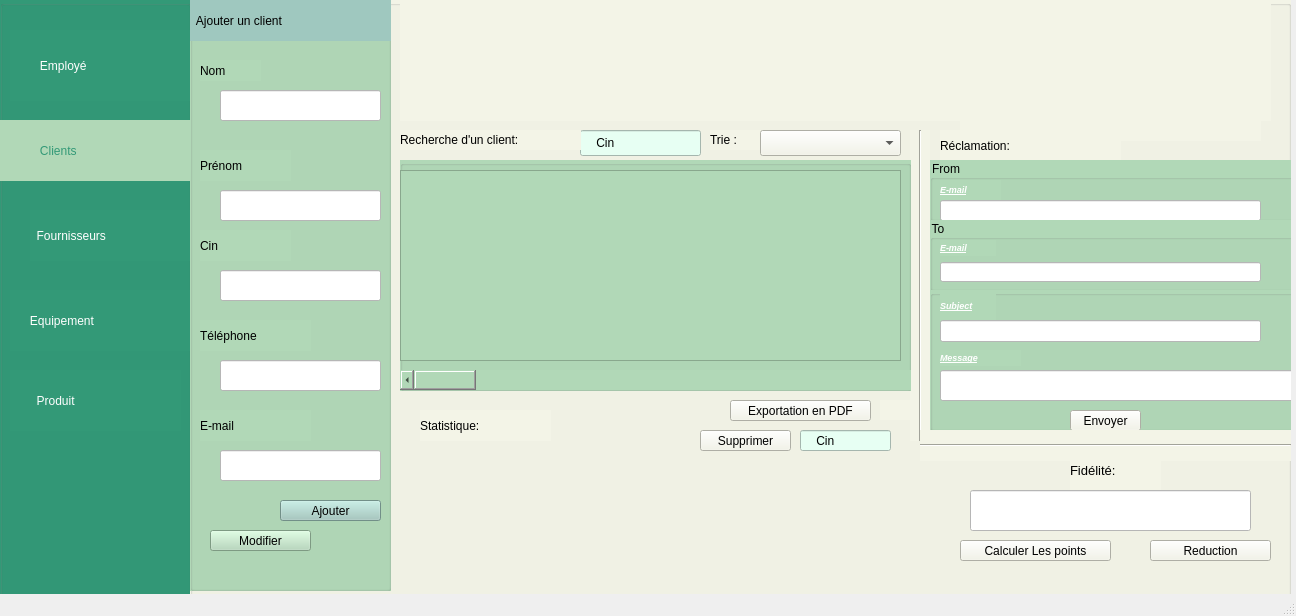
<?xml version="1.0" encoding="UTF-8"?>
<ui version="4.0">
 <class>MainWindow</class>
 <widget class="QMainWindow" name="MainWindow">
  <property name="geometry">
   <rect>
    <x>0</x>
    <y>0</y>
    <width>1296</width>
    <height>616</height>
   </rect>
  </property>
  <property name="windowTitle">
   <string>MainWindow</string>
  </property>
  <property name="tabShape">
   <enum>QTabWidget::Triangular</enum>
  </property>
  <widget class="QWidget" name="centralwidget">
   <widget class="QGroupBox" name="groupBox">
    <property name="geometry">
     <rect>
      <x>0</x>
      <y>0</y>
      <width>191</width>
      <height>601</height>
     </rect>
    </property>
    <property name="styleSheet">
     <string notr="true">background-color: rgb(51, 153, 119);</string>
    </property>
    <property name="title">
     <string/>
    </property>
    <widget class="QLabel" name="label_2">
     <property name="geometry">
      <rect>
       <x>10</x>
       <y>30</y>
       <width>201</width>
       <height>71</height>
      </rect>
     </property>
     <property name="styleSheet">
      <string notr="true">font: 14pt &quot;Baloo&quot;;
color: rgb(255, 255, 255);</string>
     </property>
     <property name="text">
      <string>         Employé</string>
     </property>
    </widget>
    <widget class="QLabel" name="label_7">
     <property name="geometry">
      <rect>
       <x>0</x>
       <y>120</y>
       <width>221</width>
       <height>61</height>
      </rect>
     </property>
     <property name="styleSheet">
      <string notr="true">font: 14pt &quot;Baloo&quot;;
background-color: rgb(177, 216, 183);
color: rgb(51, 153, 119);</string>
     </property>
     <property name="text">
      <string>            Clients</string>
     </property>
    </widget>
    <widget class="QLabel" name="label_8">
     <property name="geometry">
      <rect>
       <x>30</x>
       <y>210</y>
       <width>161</width>
       <height>51</height>
      </rect>
     </property>
     <property name="styleSheet">
      <string notr="true">font: 14pt &quot;Baloo&quot;;
color: rgb(255, 255, 255);</string>
     </property>
     <property name="text">
      <string>  Fournisseurs</string>
     </property>
    </widget>
    <widget class="QLabel" name="label_4">
     <property name="geometry">
      <rect>
       <x>10</x>
       <y>290</y>
       <width>201</width>
       <height>61</height>
      </rect>
     </property>
     <property name="styleSheet">
      <string notr="true">font: 14pt &quot;Baloo&quot;;
color: rgb(255, 255, 255);</string>
     </property>
     <property name="text">
      <string>      Equipement</string>
     </property>
    </widget>
    <widget class="QLabel" name="label_3">
     <property name="geometry">
      <rect>
       <x>10</x>
       <y>370</y>
       <width>171</width>
       <height>61</height>
      </rect>
     </property>
     <property name="styleSheet">
      <string notr="true">font: 14pt &quot;Baloo&quot;;
color: rgb(255, 255, 255);</string>
     </property>
     <property name="text">
      <string>        Produit</string>
     </property>
    </widget>
   </widget>
   <widget class="QGroupBox" name="groupBox_2">
    <property name="geometry">
     <rect>
      <x>190</x>
      <y>0</y>
      <width>1101</width>
      <height>621</height>
     </rect>
    </property>
    <property name="styleSheet">
     <string notr="true">background-color: rgb(243, 244, 231);</string>
    </property>
    <property name="title">
     <string/>
    </property>
    <widget class="QGroupBox" name="groupBox_3">
     <property name="geometry">
      <rect>
       <x>0</x>
       <y>0</y>
       <width>201</width>
       <height>591</height>
      </rect>
     </property>
     <property name="styleSheet">
      <string notr="true">background-color: rgb(177, 216, 183);</string>
     </property>
     <property name="title">
      <string/>
     </property>
     <widget class="QLabel" name="label_5">
      <property name="geometry">
       <rect>
        <x>-10</x>
        <y>0</y>
        <width>231</width>
        <height>41</height>
       </rect>
      </property>
      <property name="styleSheet">
       <string notr="true">background-color: rgb(159, 200, 191);
font: 12pt &quot;Baloo&quot;;
color: rgb(0, 0, 0);</string>
      </property>
      <property name="text">
       <string>     Ajouter un client </string>
      </property>
     </widget>
     <widget class="QLabel" name="label_6">
      <property name="geometry">
       <rect>
        <x>10</x>
        <y>60</y>
        <width>61</width>
        <height>21</height>
       </rect>
      </property>
      <property name="styleSheet">
       <string notr="true">font: 11pt &quot;Baloo&quot;;</string>
      </property>
      <property name="text">
       <string>Nom</string>
      </property>
     </widget>
     <widget class="QLineEdit" name="line_nom">
      <property name="geometry">
       <rect>
        <x>30</x>
        <y>90</y>
        <width>161</width>
        <height>31</height>
       </rect>
      </property>
      <property name="styleSheet">
       <string notr="true">background-color: rgb(255, 255, 255);</string>
      </property>
     </widget>
     <widget class="QLabel" name="label_9">
      <property name="geometry">
       <rect>
        <x>10</x>
        <y>150</y>
        <width>91</width>
        <height>31</height>
       </rect>
      </property>
      <property name="styleSheet">
       <string notr="true">font: 11pt &quot;Baloo&quot;;</string>
      </property>
      <property name="text">
       <string>Prénom</string>
      </property>
     </widget>
     <widget class="QLabel" name="label_13">
      <property name="geometry">
       <rect>
        <x>10</x>
        <y>230</y>
        <width>91</width>
        <height>31</height>
       </rect>
      </property>
      <property name="styleSheet">
       <string notr="true">font: 11pt &quot;Baloo&quot;;</string>
      </property>
      <property name="text">
       <string>Cin</string>
      </property>
     </widget>
     <widget class="QLabel" name="label_14">
      <property name="geometry">
       <rect>
        <x>10</x>
        <y>320</y>
        <width>111</width>
        <height>31</height>
       </rect>
      </property>
      <property name="styleSheet">
       <string notr="true">font: 11pt &quot;Baloo&quot;;</string>
      </property>
      <property name="text">
       <string>Téléphone</string>
      </property>
     </widget>
     <widget class="QLabel" name="label_15">
      <property name="geometry">
       <rect>
        <x>10</x>
        <y>410</y>
        <width>111</width>
        <height>31</height>
       </rect>
      </property>
      <property name="styleSheet">
       <string notr="true">font: 11pt &quot;Baloo&quot;;</string>
      </property>
      <property name="text">
       <string>E-mail </string>
      </property>
     </widget>
     <widget class="QPushButton" name="pushButton">
      <property name="geometry">
       <rect>
        <x>90</x>
        <y>500</y>
        <width>101</width>
        <height>21</height>
       </rect>
      </property>
      <property name="styleSheet">
       <string notr="true">font: 11pt &quot;Baloo&quot;;
background-color: rgb(159, 200, 191);</string>
      </property>
      <property name="text">
       <string>Ajouter</string>
      </property>
     </widget>
     <widget class="QPushButton" name="pb_modif">
      <property name="geometry">
       <rect>
        <x>20</x>
        <y>530</y>
        <width>101</width>
        <height>21</height>
       </rect>
      </property>
      <property name="styleSheet">
       <string notr="true">font: 11pt &quot;Baloo&quot;;</string>
      </property>
      <property name="text">
       <string>Modifier</string>
      </property>
     </widget>
     <widget class="QLineEdit" name="line_prenom">
      <property name="geometry">
       <rect>
        <x>30</x>
        <y>190</y>
        <width>161</width>
        <height>31</height>
       </rect>
      </property>
      <property name="styleSheet">
       <string notr="true">background-color: rgb(255, 255, 255);</string>
      </property>
     </widget>
     <widget class="QLineEdit" name="line_id">
      <property name="geometry">
       <rect>
        <x>30</x>
        <y>270</y>
        <width>161</width>
        <height>31</height>
       </rect>
      </property>
      <property name="styleSheet">
       <string notr="true">background-color: rgb(255, 255, 255);</string>
      </property>
     </widget>
     <widget class="QLineEdit" name="line_tel">
      <property name="geometry">
       <rect>
        <x>30</x>
        <y>360</y>
        <width>161</width>
        <height>31</height>
       </rect>
      </property>
      <property name="styleSheet">
       <string notr="true">background-color: rgb(255, 255, 255);</string>
      </property>
     </widget>
     <widget class="QLineEdit" name="line_mail">
      <property name="geometry">
       <rect>
        <x>30</x>
        <y>450</y>
        <width>161</width>
        <height>31</height>
       </rect>
      </property>
      <property name="styleSheet">
       <string notr="true">background-color: rgb(255, 255, 255);</string>
      </property>
     </widget>
     <zorder>label_5</zorder>
     <zorder>label_6</zorder>
     <zorder>line_nom</zorder>
     <zorder>label_9</zorder>
     <zorder>label_13</zorder>
     <zorder>label_14</zorder>
     <zorder>label_15</zorder>
     <zorder>line_prenom</zorder>
     <zorder>line_id</zorder>
     <zorder>line_tel</zorder>
     <zorder>line_mail</zorder>
     <zorder>pushButton</zorder>
     <zorder>pb_modif</zorder>
    </widget>
    <widget class="QLabel" name="label_11">
     <property name="geometry">
      <rect>
       <x>770</x>
       <y>10</y>
       <width>301</width>
       <height>131</height>
      </rect>
     </property>
     <property name="text">
      <string/>
     </property>
     <property name="pixmap">
      <pixmap>../../../Blue Modern Login Page Desktop Prototype (5).png</pixmap>
     </property>
     <property name="scaledContents">
      <bool>true</bool>
     </property>
    </widget>
    <widget class="QGroupBox" name="Gbox">
     <property name="geometry">
      <rect>
       <x>210</x>
       <y>160</y>
       <width>511</width>
       <height>231</height>
      </rect>
     </property>
     <property name="styleSheet">
      <string notr="true">background-color: rgb(177, 216, 183);</string>
     </property>
     <property name="title">
      <string/>
     </property>
     <widget class="QScrollBar" name="horizontalScrollBar">
      <property name="geometry">
       <rect>
        <x>0</x>
        <y>210</y>
        <width>711</width>
        <height>20</height>
       </rect>
      </property>
      <property name="orientation">
       <enum>Qt::Horizontal</enum>
      </property>
     </widget>
     <widget class="QLineEdit" name="lineEdit_sup">
      <property name="geometry">
       <rect>
        <x>290</x>
        <y>20</y>
        <width>111</width>
        <height>21</height>
       </rect>
      </property>
      <property name="styleSheet">
       <string notr="true">background-color: rgb(159, 200, 191);
background-color: rgb(231, 255, 243);</string>
      </property>
      <property name="text">
       <string>  Cin</string>
      </property>
     </widget>
     <widget class="QTableView" name="tab_client">
      <property name="geometry">
       <rect>
        <x>0</x>
        <y>10</y>
        <width>501</width>
        <height>191</height>
       </rect>
      </property>
     </widget>
    </widget>
    <widget class="QPushButton" name="pushButton_3">
     <property name="geometry">
      <rect>
       <x>540</x>
       <y>400</y>
       <width>141</width>
       <height>21</height>
      </rect>
     </property>
     <property name="styleSheet">
      <string notr="true">font: 9pt &quot;Baloo&quot;;
alternate-background-color: rgb(85, 255, 127);</string>
     </property>
     <property name="text">
      <string>Exportation en PDF</string>
     </property>
    </widget>
    <widget class="QLabel" name="label_10">
     <property name="geometry">
      <rect>
       <x>690</x>
       <y>400</y>
       <width>31</width>
       <height>20</height>
      </rect>
     </property>
     <property name="text">
      <string/>
     </property>
     <property name="pixmap">
      <pixmap>../../../../Downloads/téléchargement-removebg-preview.png</pixmap>
     </property>
     <property name="scaledContents">
      <bool>true</bool>
     </property>
    </widget>
    <widget class="QLabel" name="label">
     <property name="geometry">
      <rect>
       <x>210</x>
       <y>0</y>
       <width>591</width>
       <height>121</height>
      </rect>
     </property>
     <property name="text">
      <string/>
     </property>
     <property name="pixmap">
      <pixmap>../../Nouveau dossier/Nouveau dossier/Blue Modern Login Page Desktop Prototype (4).png</pixmap>
     </property>
     <property name="scaledContents">
      <bool>true</bool>
     </property>
    </widget>
    <widget class="QLabel" name="label_29">
     <property name="geometry">
      <rect>
       <x>760</x>
       <y>0</y>
       <width>321</width>
       <height>121</height>
      </rect>
     </property>
     <property name="text">
      <string/>
     </property>
     <property name="pixmap">
      <pixmap>../../Nouveau dossier/Nouveau dossier/Blue Modern Login Page Desktop Prototype (5).png</pixmap>
     </property>
     <property name="scaledContents">
      <bool>true</bool>
     </property>
    </widget>
    <widget class="QGroupBox" name="groupBox_7">
     <property name="geometry">
      <rect>
       <x>740</x>
       <y>160</y>
       <width>401</width>
       <height>61</height>
      </rect>
     </property>
     <property name="styleSheet">
      <string notr="true">QGroupBox
{

	color: rgb(0, 0, 0);
background-color: rgb(177, 216, 183);
font: 8pt &quot;Baloo&quot;;
}</string>
     </property>
     <property name="title">
      <string>From</string>
     </property>
     <widget class="QLabel" name="label_20">
      <property name="geometry">
       <rect>
        <x>10</x>
        <y>20</y>
        <width>61</width>
        <height>20</height>
       </rect>
      </property>
      <property name="styleSheet">
       <string notr="true">background-color: rgb(177, 216, 183);</string>
      </property>
      <property name="text">
       <string>&lt;html&gt;&lt;head/&gt;&lt;body&gt;&lt;p&gt;&lt;span style=&quot; font-size:7pt; font-weight:700; font-style:italic; text-decoration: underline; color:#ffffff;&quot;&gt;E-mail&lt;/span&gt;&lt;/p&gt;&lt;/body&gt;&lt;/html&gt;</string>
      </property>
     </widget>
     <widget class="QLineEdit" name="lineEditEmailCredentials">
      <property name="geometry">
       <rect>
        <x>10</x>
        <y>40</y>
        <width>321</width>
        <height>21</height>
       </rect>
      </property>
      <property name="styleSheet">
       <string notr="true">background:rgb(255, 255, 255);</string>
      </property>
     </widget>
    </widget>
    <widget class="QLabel" name="label_21">
     <property name="geometry">
      <rect>
       <x>230</x>
       <y>410</y>
       <width>131</width>
       <height>31</height>
      </rect>
     </property>
     <property name="styleSheet">
      <string notr="true">font: 13pt &quot;Baloo&quot;;</string>
     </property>
     <property name="text">
      <string>Statistique:</string>
     </property>
    </widget>
    <widget class="QLabel" name="label_17">
     <property name="geometry">
      <rect>
       <x>750</x>
       <y>130</y>
       <width>181</width>
       <height>31</height>
      </rect>
     </property>
     <property name="styleSheet">
      <string notr="true">font: 13pt &quot;Baloo&quot;;</string>
     </property>
     <property name="text">
      <string>Réclamation:</string>
     </property>
    </widget>
    <widget class="Line" name="line_2">
     <property name="geometry">
      <rect>
       <x>720</x>
       <y>130</y>
       <width>20</width>
       <height>311</height>
      </rect>
     </property>
     <property name="maximumSize">
      <size>
       <width>20</width>
       <height>411</height>
      </size>
     </property>
     <property name="styleSheet">
      <string notr="true">font: 900 9pt &quot;Segoe UI Black&quot;;
font: 700 9pt &quot;Segoe UI&quot;;</string>
     </property>
     <property name="orientation">
      <enum>Qt::Vertical</enum>
     </property>
    </widget>
    <widget class="QGroupBox" name="groupBox_8">
     <property name="geometry">
      <rect>
       <x>740</x>
       <y>220</y>
       <width>381</width>
       <height>71</height>
      </rect>
     </property>
     <property name="styleSheet">
      <string notr="true">QGroupBox
{
font: 8pt &quot;Baloo&quot;;
	color: rgb(0, 0, 0);
background-color: rgb(177, 216, 183);
}</string>
     </property>
     <property name="title">
      <string>To</string>
     </property>
     <widget class="QLabel" name="label_24">
      <property name="geometry">
       <rect>
        <x>10</x>
        <y>20</y>
        <width>56</width>
        <height>16</height>
       </rect>
      </property>
      <property name="styleSheet">
       <string notr="true">background-color: rgb(177, 216, 183);</string>
      </property>
      <property name="text">
       <string>&lt;html&gt;&lt;head/&gt;&lt;body&gt;&lt;p&gt;&lt;span style=&quot; font-size:7pt; font-weight:700; font-style:italic; text-decoration: underline; color:#ffffff;&quot;&gt;E-mail&lt;/span&gt;&lt;/p&gt;&lt;/body&gt;&lt;/html&gt;</string>
      </property>
     </widget>
     <widget class="QLineEdit" name="lineEditEmailTo">
      <property name="geometry">
       <rect>
        <x>10</x>
        <y>42</y>
        <width>321</width>
        <height>20</height>
       </rect>
      </property>
      <property name="styleSheet">
       <string notr="true">background:rgb(255, 255, 255);</string>
      </property>
     </widget>
    </widget>
    <widget class="QGroupBox" name="groupBox_9">
     <property name="geometry">
      <rect>
       <x>740</x>
       <y>290</y>
       <width>431</width>
       <height>141</height>
      </rect>
     </property>
     <property name="styleSheet">
      <string notr="true">QGroupBox
{
font: 8pt &quot;Baloo&quot;;
	color: rgb(0, 0, 0);
background-color: rgb(177, 216, 183);
}</string>
     </property>
     <property name="title">
      <string/>
     </property>
     <widget class="QLabel" name="label_25">
      <property name="geometry">
       <rect>
        <x>10</x>
        <y>0</y>
        <width>56</width>
        <height>31</height>
       </rect>
      </property>
      <property name="styleSheet">
       <string notr="true">background-color: rgb(177, 216, 183);</string>
      </property>
      <property name="text">
       <string>&lt;html&gt;&lt;head/&gt;&lt;body&gt;&lt;p&gt;&lt;span style=&quot; font-size:7pt; font-weight:700; font-style:italic; text-decoration: underline; color:#ffffff;&quot;&gt;Subject&lt;/span&gt;&lt;/p&gt;&lt;/body&gt;&lt;/html&gt;</string>
      </property>
     </widget>
     <widget class="QLabel" name="label_26">
      <property name="geometry">
       <rect>
        <x>10</x>
        <y>60</y>
        <width>81</width>
        <height>16</height>
       </rect>
      </property>
      <property name="styleSheet">
       <string notr="true">background-color: rgb(177, 216, 183);</string>
      </property>
      <property name="text">
       <string>&lt;html&gt;&lt;head/&gt;&lt;body&gt;&lt;p&gt;&lt;span style=&quot; font-size:7pt; font-weight:700; font-style:italic; text-decoration: underline; color:#ffffff;&quot;&gt;Message&lt;/span&gt;&lt;/p&gt;&lt;/body&gt;&lt;/html&gt;</string>
      </property>
     </widget>
     <widget class="QLineEdit" name="lineEditSubject">
      <property name="geometry">
       <rect>
        <x>10</x>
        <y>30</y>
        <width>321</width>
        <height>22</height>
       </rect>
      </property>
      <property name="styleSheet">
       <string notr="true">background:rgb(255, 255, 255);</string>
      </property>
     </widget>
     <widget class="QLineEdit" name="lineEdit_8">
      <property name="geometry">
       <rect>
        <x>10</x>
        <y>80</y>
        <width>371</width>
        <height>31</height>
       </rect>
      </property>
      <property name="styleSheet">
       <string notr="true">background:rgb(255, 255, 255);</string>
      </property>
     </widget>
     <widget class="QPushButton" name="pushButton_6">
      <property name="geometry">
       <rect>
        <x>140</x>
        <y>120</y>
        <width>71</width>
        <height>21</height>
       </rect>
      </property>
      <property name="styleSheet">
       <string notr="true">font: 8pt &quot;Baloo&quot;;
alternate-background-color: rgb(85, 255, 127);</string>
      </property>
      <property name="text">
       <string>Envoyer</string>
      </property>
     </widget>
    </widget>
    <widget class="QPushButton" name="pushButton_sup">
     <property name="geometry">
      <rect>
       <x>510</x>
       <y>430</y>
       <width>91</width>
       <height>21</height>
      </rect>
     </property>
     <property name="styleSheet">
      <string notr="true">font: 8pt &quot;Baloo&quot;;</string>
     </property>
     <property name="text">
      <string>Supprimer</string>
     </property>
    </widget>
    <widget class="QLineEdit" name="line_recherche">
     <property name="geometry">
      <rect>
       <x>390</x>
       <y>130</y>
       <width>121</width>
       <height>26</height>
      </rect>
     </property>
     <property name="styleSheet">
      <string notr="true">background-color: rgb(159, 200, 191);
background-color: rgb(231, 255, 243);</string>
     </property>
     <property name="text">
      <string>    Cin</string>
     </property>
    </widget>
    <widget class="QLabel" name="label_12">
     <property name="geometry">
      <rect>
       <x>210</x>
       <y>130</y>
       <width>181</width>
       <height>20</height>
      </rect>
     </property>
     <property name="styleSheet">
      <string notr="true">font: 10pt &quot;Baloo&quot;;</string>
     </property>
     <property name="text">
      <string>Recherche d'un client:</string>
     </property>
    </widget>
    <widget class="QLabel" name="label_28">
     <property name="geometry">
      <rect>
       <x>880</x>
       <y>440</y>
       <width>91</width>
       <height>61</height>
      </rect>
     </property>
     <property name="styleSheet">
      <string notr="true">font: 15pt &quot;Baloo&quot;;</string>
     </property>
     <property name="text">
      <string>&lt;html&gt;&lt;head/&gt;&lt;body&gt;&lt;p&gt;&lt;span style=&quot; font-size:10pt;&quot;&gt;Fidélité:&lt;/span&gt;&lt;/p&gt;&lt;/body&gt;&lt;/html&gt;</string>
     </property>
    </widget>
    <widget class="QPushButton" name="pushButton_8">
     <property name="geometry">
      <rect>
       <x>770</x>
       <y>540</y>
       <width>151</width>
       <height>21</height>
      </rect>
     </property>
     <property name="styleSheet">
      <string notr="true">font: 9pt &quot;Baloo&quot;;</string>
     </property>
     <property name="text">
      <string>Calculer Les points</string>
     </property>
    </widget>
    <widget class="QLineEdit" name="lineEdit_7">
     <property name="geometry">
      <rect>
       <x>610</x>
       <y>430</y>
       <width>91</width>
       <height>21</height>
      </rect>
     </property>
     <property name="styleSheet">
      <string notr="true">background-color: rgb(159, 200, 191);
background-color: rgb(231, 255, 243);</string>
     </property>
     <property name="text">
      <string>    Cin</string>
     </property>
    </widget>
    <widget class="Line" name="line">
     <property name="geometry">
      <rect>
       <x>730</x>
       <y>430</y>
       <width>371</width>
       <height>31</height>
      </rect>
     </property>
     <property name="orientation">
      <enum>Qt::Horizontal</enum>
     </property>
    </widget>
    <widget class="QPushButton" name="pushButton_9">
     <property name="geometry">
      <rect>
       <x>960</x>
       <y>540</y>
       <width>121</width>
       <height>21</height>
      </rect>
     </property>
     <property name="styleSheet">
      <string notr="true">font: 9pt &quot;Baloo&quot;;</string>
     </property>
     <property name="text">
      <string>Reduction</string>
     </property>
    </widget>
    <widget class="QLineEdit" name="lineEdit_9">
     <property name="geometry">
      <rect>
       <x>780</x>
       <y>490</y>
       <width>281</width>
       <height>41</height>
      </rect>
     </property>
     <property name="styleSheet">
      <string notr="true">background-color: rgb(255, 255, 255);</string>
     </property>
    </widget>
    <widget class="QLabel" name="label_16">
     <property name="geometry">
      <rect>
       <x>520</x>
       <y>130</y>
       <width>181</width>
       <height>20</height>
      </rect>
     </property>
     <property name="styleSheet">
      <string notr="true">font: 10pt &quot;Baloo&quot;;</string>
     </property>
     <property name="text">
      <string>Trie :</string>
     </property>
    </widget>
    <widget class="QComboBox" name="comboBox">
     <property name="geometry">
      <rect>
       <x>570</x>
       <y>130</y>
       <width>141</width>
       <height>26</height>
      </rect>
     </property>
    </widget>
    <zorder>groupBox_3</zorder>
    <zorder>label_11</zorder>
    <zorder>pushButton_3</zorder>
    <zorder>label_10</zorder>
    <zorder>label</zorder>
    <zorder>label_29</zorder>
    <zorder>label_21</zorder>
    <zorder>label_17</zorder>
    <zorder>groupBox_7</zorder>
    <zorder>groupBox_8</zorder>
    <zorder>groupBox_9</zorder>
    <zorder>line_2</zorder>
    <zorder>Gbox</zorder>
    <zorder>pushButton_sup</zorder>
    <zorder>line_recherche</zorder>
    <zorder>label_12</zorder>
    <zorder>label_28</zorder>
    <zorder>pushButton_8</zorder>
    <zorder>lineEdit_7</zorder>
    <zorder>line</zorder>
    <zorder>pushButton_9</zorder>
    <zorder>lineEdit_9</zorder>
    <zorder>label_16</zorder>
    <zorder>comboBox</zorder>
   </widget>
  </widget>
  <widget class="QStatusBar" name="statusbar"/>
 </widget>
 <resources/>
 <connections/>
</ui>
